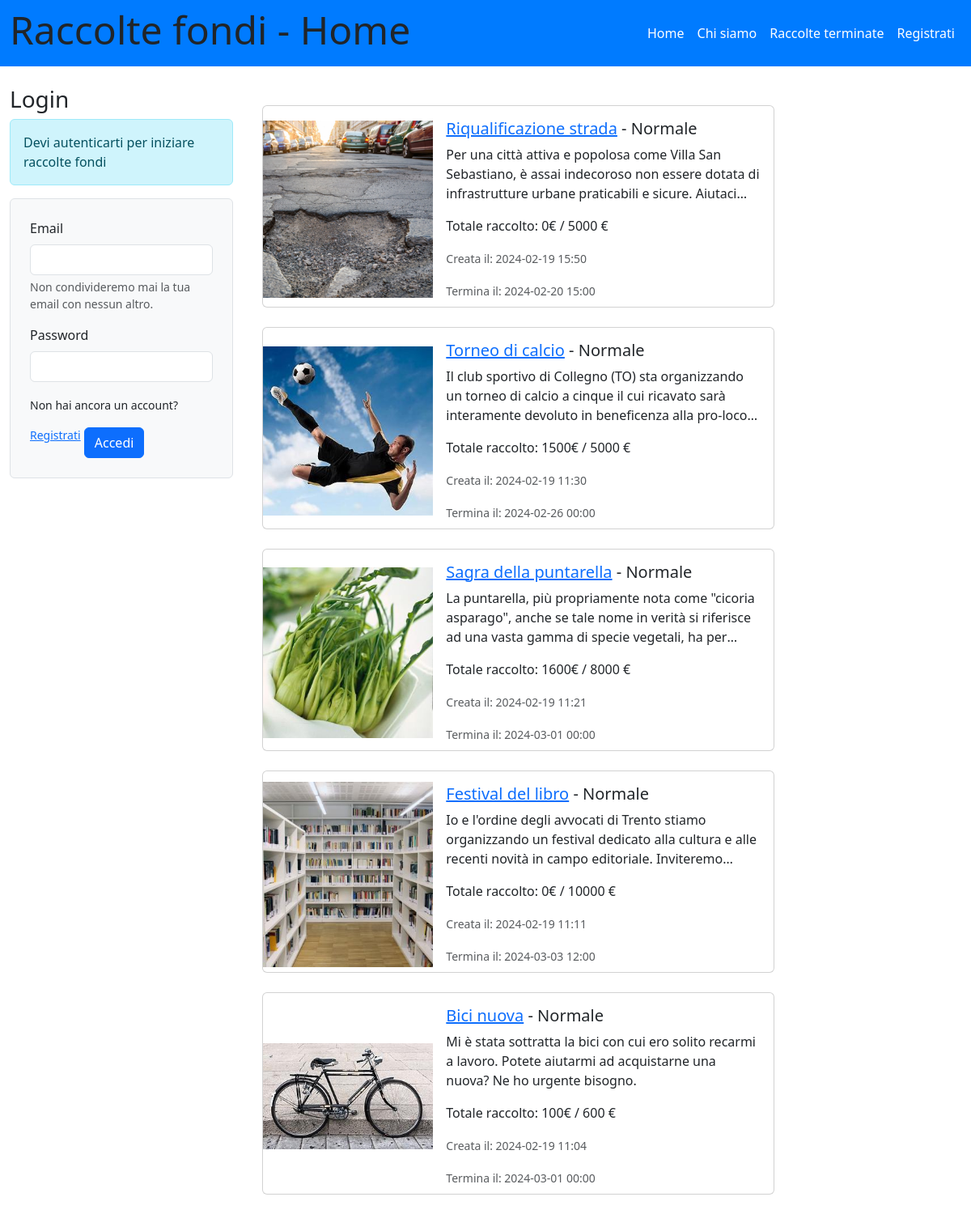
The page / on the database its author committed.
### tables this page shows
CREATE TABLE "raccolte" (
	"id_raccolta"	INTEGER NOT NULL UNIQUE,
	"nome_raccolta"	TEXT NOT NULL,
	"descrizione"	TEXT,
	"immagine"	TEXT,
	"data_creazione"	TEXT,
	"data_termine"	TEXT,
	"cifra_attuale"	NUMERIC,
	"cifra_da_raggiungere"	NUMERIC,
	"tipo_raccolta"	TEXT,
	"organizzatore_raccolta"	INTEGER,
	"importo_minimo"	NUMERIC,
	"status"	TEXT DEFAULT 'attiva',
	"aggiornata"	TEXT DEFAULT 'no',
	"importo_massimo"	NUMERIC, tipo_modificabile TEXT,
	PRIMARY KEY("id_raccolta" AUTOINCREMENT),
	FOREIGN KEY("organizzatore_raccolta") REFERENCES "utenti"("id_utente")
);

### app.py (the view)
@app.route('/')
def home():
    now = datetime.now()  # Get the current date and time
    data_e_ora_oggi = now.strftime("%Y-%m-%d %H:%M")
    data_oggi = now.date()
    raccolte_db = raccolte_dao.get_raccolte()
    data_massima = (now + timedelta(days=14)).date()
    return render_template('home.html', raccolte=raccolte_db, oggi=data_e_ora_oggi, minimo=data_oggi, massimo=data_massima)

### app.py (called while the page is built)
@app.before_request
def update_before_request():
    app.logger.info('Inizio update_status_e_portafoglio')
    try:
        raccolte_dao.update_status_e_portafoglio()
        app.logger.info('Fine update_status_e_portafoglio')
        raccolte_dao.update_tipo_modificabile()
        app.logger.info('Fine update_tipo_modificabile')
    except Exception as e:
        print('Error during update:', str(e))

### raccolte_dao.py (called while the page is built)
def get_raccolte():
    conn = sqlite3.connect('db/raccolte_fondi.db')
    conn.row_factory = sqlite3.Row
    cursor = conn.cursor()
    sql = 'SELECT raccolte.id_raccolta, raccolte.nome_raccolta, raccolte.descrizione, raccolte.immagine, raccolte.data_creazione, raccolte.data_termine, raccolte.cifra_attuale, raccolte.cifra_da_raggiungere, raccolte.tipo_raccolta, raccolte.organizzatore_raccolta, raccolte.importo_minimo, raccolte.status, raccolte.aggiornata, raccolte.importo_massimo, raccolte.tipo_modificabile, utenti.nome, utenti.cognome FROM raccolte LEFT JOIN utenti ON raccolte.organizzatore_raccolta = utenti.id_utente ORDER BY data_creazione DESC'
    cursor.execute(sql)
    raccolte = cursor.fetchall()
    cursor.close()
    conn.close()
    return raccolte

def update_tipo_modificabile():
    conn = sqlite3.connect('db/raccolte_fondi.db')
    conn.row_factory = sqlite3.Row
    cursor = conn.cursor()
    success = False
    now = datetime.now()
    cinque_minuti_fa = now - timedelta(minutes=5)
    try:
        sql_aggiorna_tipo_modificabile = '''
            UPDATE raccolte
            SET tipo_modificabile = "no"
            WHERE data_creazione <= ? AND tipo_modificabile = "si"
        '''
        cursor.execute(sql_aggiorna_tipo_modificabile, (cinque_minuti_fa.strftime("%Y-%m-%d %H:%M"),))
        conn.commit()
        success = True
        print("Aggiornamento 'tipo_modificabile' completato con successo.")
    except Exception as e:
        print('Errore durante l\'aggiornamento del campo "tipo_modificabile":', e)
        conn.rollback()
    finally:
        conn.close()
    return success

### templates/home.html (shortened to what this page needs)
{% extends "base.html" %}
{% block home_active %}active{% endblock %}
{% block page_name %}Home{% endblock %}
{% block content %}
<div class="container">
    <div class="row">
        <div class="col-lg-3">
            <aside id="myaside">
                {% if not current_user.is_authenticated %}
                <section>
                    <h3>Login</h3>
                    <div class="alert alert-info" role="alert">
                      Devi autenticarti per iniziare raccolte fondi
                    </div>
                    <div class="bg-light p-4 border rounded mb-3">
                        <form action="/login" method="POST">
                            <div class="mb-3">
                                <label for="emailInput" class="form-label">Email</label>
                                <input type="text" class="form-control" id="emailInput" name="email">
                                <div id="emailHelp" class="form-text">Non condivideremo mai la tua email con nessun altro.</div>
                            </div>
                            <div class="mb-3">
                                <label for="passwordInput" class="form-label">Password</label>
                                <input type="password" class="form-control" id="passwordInput" name="password">
                            </div>
                            <small>Non hai ancora un account? <a href="/iscriviti">Registrati</a></small>
                            <button type="submit" class="btn btn-primary mt-3">Accedi</button>
                        </form>
                    </div>
                </section>
                {% endif %}
            </aside>
        </div>
      <main class="col-lg-9">
        <div class="col-9">
          <div class="container mt-4">
              {% for raccolta in raccolte %}
              {% if raccolta.status == 'attiva' %}
              <div class="card mb-4 fixed-height-card">
                  <div class="row g-0">
                      <div class="col-md-4 card-img-container">
                          {% if raccolta.immagine %}
                          <a href="{{ url_for('singola_raccolta', id=raccolta.id_raccolta) }}">
                              <img src="{{ url_for('static', filename=raccolta.immagine) }}" alt="Immagine della raccolta {{ raccolta.nome_raccolta | e }}">
                          </a>
                          {% else %}
                          <a href="{{ url_for('singola_raccolta', id=raccolta.id_raccolta) }}">
                              <img src="{{ url_for('static', filename='no_immagine_raccolta.jpg') }}" alt="La raccolta {{ raccolta.nome_raccolta | e }} non ha immagine">
                          </a>
                          {% endif %}
                      </div>
                      <div class="col-md-8">
                          <div class="card-body d-flex flex-column">
                              <h5 class="card-title">
                                  <a href="{{ url_for('singola_raccolta', id=raccolta.id_raccolta) }}">{{ raccolta.nome_raccolta | e }}</a>
                                  - {% if raccolta.tipo_raccolta == 'lampo' %} Lampo {% else %} Normale {% endif %}
                              </h5>
                              <p class="card-text descrizione-card">{{ raccolta.descrizione }}</p>
                              <p class="card-text">Totale raccolto: {{ raccolta.cifra_attuale }}€ / {{ raccolta.cifra_da_raggiungere }} €</p>
                              {% if raccolta.tipo_raccolta == 'lampo' %}
                              <p class="card-text"><small class="text-muted">Creata alle ore: {{ raccolta.data_creazione.split(' ')[1] }}</small></p>
                              <p class="card-text"><small class="text-muted">Termina alle ore: {{ raccolta.data_termine.split(' ')[1] }}</small></p>
                              {% else %}
                              <p class="card-text"><small class="text-muted">Creata il: {{ raccolta.data_creazione }}</small></p>
                              <p class="card-text"><small class="text-muted">Termina il: {{ raccolta.data_termine }}</small></p>
                              {% endif %}
                          </div>
                      </div>
                  </div>
              </div>
              {% endif %}
              {% endfor %}
            </div>
        </div>
      </main>
    </div>
</div>
{% endblock %}

### templates/base.html (shortened to what this page needs)
<!doctype html>
<html lang="en">
<head>
  <link href="https://cdn.jsdelivr.net/npm/bootstrap@5.3.2/dist/css/bootstrap.min.css" rel="stylesheet"
>
  <link rel="stylesheet" href="https://cdn.jsdelivr.net/npm/bootstrap-icons@1.11.2/font/bootstrap-icons.min.css">
  <link rel="stylesheet" href="{{ url_for('static', filename='style.css') }}">
</head>
<body>
  <header id="myheader">
    <nav class="navbar navbar-dark navbar-expand-lg mynavbar">
      <div class="container-fluid">
        <h1 class="display-5">Raccolte fondi - {% block page_name %}{% endblock %}</h1>
        <div class="collapse navbar-collapse" id="navbarSupportedContent">
          <ul class="navbar-nav ms-auto">
            <li class="nav-item">
              <a class="nav-link {%block home_active%}{% endblock %}" aria-current="page" href="/">Home</a>
            </li>
            <li class="nav-item">
              <a class="nav-link {%block about_active%}{% endblock %}" href="{{ url_for('about') }}">Chi siamo</a>
            </li>
            <li class="nav-item">
                <a class="nav-link {%block raccolte_terminate_active%}{% endblock %}" href="{{ url_for('raccolte_terminate') }}">Raccolte terminate</a>
              </li>
            {% if current_user.is_authenticated %}
            <li class="nav-item dropdown dropstart">
              <a class="nav-link dropdown-toggle" href="#" role="button" data-bs-toggle="dropdown"
                aria-expanded="false">
                @{{current_user.nome}} {{current_user.cognome}}
              </a>
              <ul class="dropdown-menu dropdown-menu-dark">
                <li><a class="dropdown-item" href="{{ url_for('le_mie_raccolte') }}">Il mio profilo</a></li>
                <li><a class="dropdown-item" href="{{ url_for('logout') }}">Esci</a></li>
              </ul>
            </li>
            {% else %}
            <li class="nav-item">
              <a class="nav-link {%block signup_active%}{% endblock %}" aria-current="page"
                href="{{ url_for('iscriviti') }}">Registrati</a>
            </li>
            {% endif %}
          </ul>
        </div>
      </div>
    </nav>
  </header>
  <div class="container-fluid mt-4">
    <div class="row">
      {%block content %}{% endblock %}
    </div>
  </div>
</body>
</html>

### static/style.css (style rules this page uses)
.mynavbar { background-color: #007bff; }
.navbar-dark .navbar-nav .nav-link { color: white; }
.fixed-height-card { height: 250px; overflow: hidden; }
.card-img-container img { height: 100%; width: 100%; object-fit: contain; object-position: center; }
.descrizione-card { display: -webkit-box; -webkit-line-clamp: 3; -webkit-box-orient: vertical; overflow: hidden; text-overflow: ellipsis; }
.fixed-height-card { display: flex; flex-direction: column; }
.card-body { flex: 1; display: flex; flex-direction: column; justify-content: space-between; }

### rows shown on the page
raccolte: immagine (picture), nome_raccolta "Riqualificazione strada", tipo_raccolta "Normale", descrizione "Per una città attiva e popolosa come Villa San Sebastiano, è assai indecoroso non essere dotata di infrastrutture urbane praticabili e sicure.…", cifra_attuale "0", cifra_da_raggiungere "5000", data_creazione "2024-02-19 15:50", data_termine "2024-02-20 15:00"
raccolte: immagine (picture), nome_raccolta "Torneo di calcio", tipo_raccolta "Normale", descrizione "Il club sportivo di Collegno (TO) sta organizzando un torneo di calcio a cinque il cui ricavato sarà interamente devoluto in beneficenza alla…", cifra_attuale "1500", cifra_da_raggiungere "5000", data_creazione "2024-02-19 11:30", data_termine "2024-02-26 00:00"
raccolte: immagine (picture), nome_raccolta "Sagra della puntarella", tipo_raccolta "Normale", descrizione "La puntarella, più propriamente nota come \"cicoria asparago\", anche se tale nome in verità si riferisce ad una vasta gamma di specie vegetali, ha…", cifra_attuale "1600", cifra_da_raggiungere "8000", data_creazione "2024-02-19 11:21", data_termine "2024-03-01 00:00"
raccolte: immagine (picture), nome_raccolta "Festival del libro", tipo_raccolta "Normale", descrizione "Io e l'ordine degli avvocati di Trento stiamo organizzando un festival dedicato alla cultura e alle recenti novità in campo editoriale.…", cifra_attuale "0", cifra_da_raggiungere "10000", data_creazione "2024-02-19 11:11", data_termine "2024-03-03 12:00"
raccolte: immagine (picture), nome_raccolta "Bici nuova", tipo_raccolta "Normale", descrizione "Mi è stata sottratta la bici con cui ero solito recarmi a lavoro. Potete aiutarmi ad acquistarne una nuova? Ne ho urgente bisogno.", cifra_attuale "100", cifra_da_raggiungere "600", data_creazione "2024-02-19 11:04", data_termine "2024-03-01 00:00"
